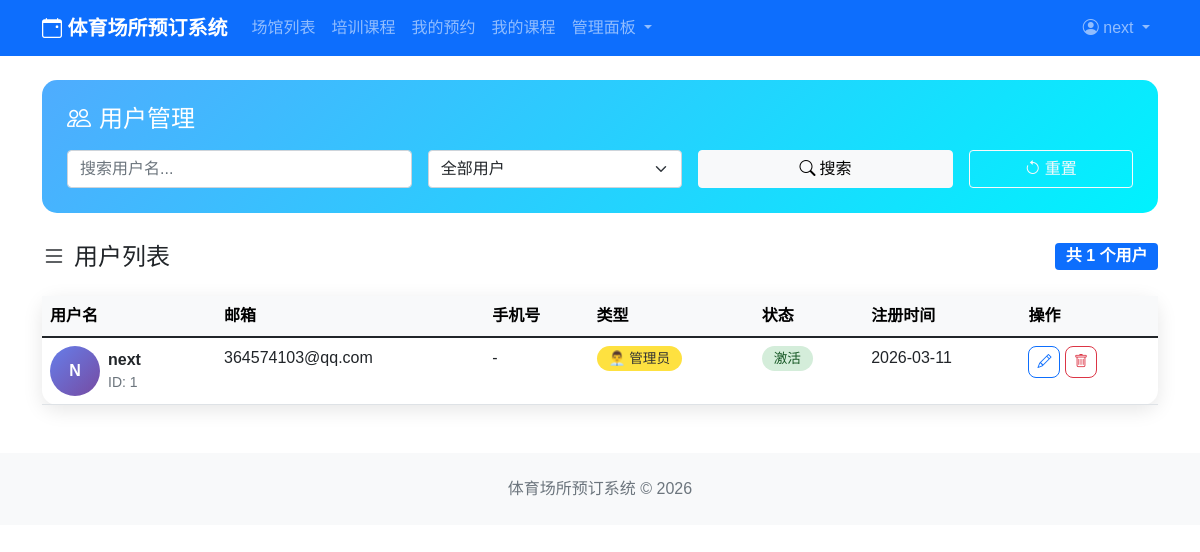
The page /users/list/ (signed in) on the database as committed earlier.
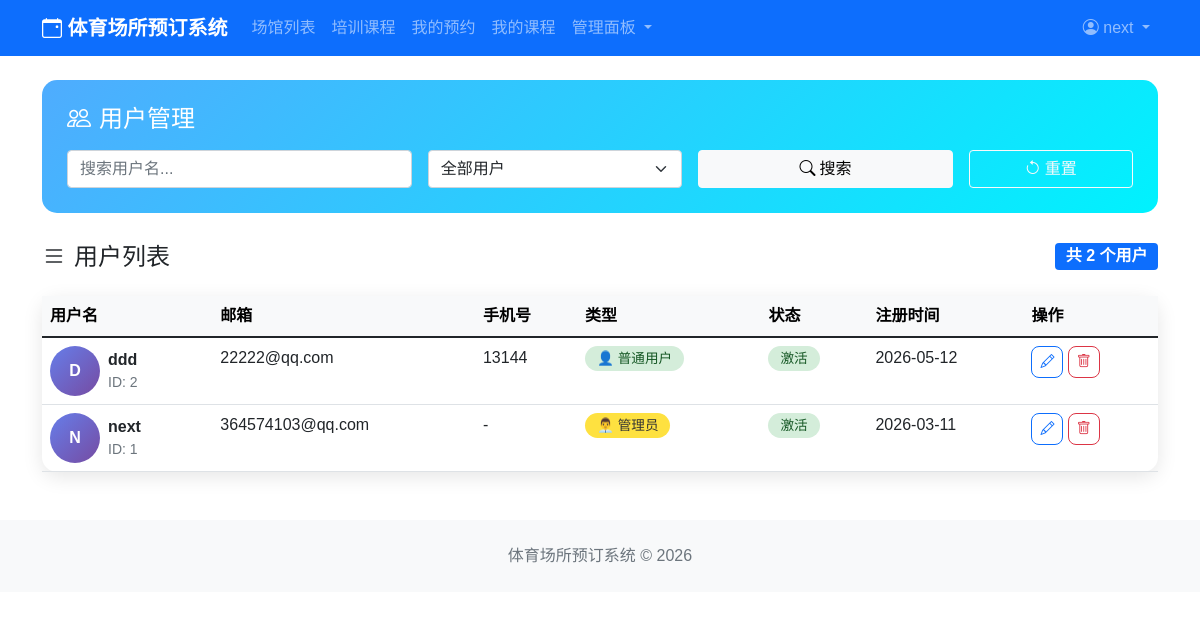
The same page on the database as committed later.
### users/models.py (models this page shows, shortened)
class User(AbstractBaseUser, PermissionsMixin):
    USER_TYPE_CHOICES = (
        ('user', '普通用户'),
        ('coach', '教练'),
        ('admin', '管理员'),
    )
    username = models.CharField(max_length=150, unique=True, verbose_name='用户名')
    email = models.EmailField(blank=True, verbose_name='邮箱')
    user_type = models.CharField(max_length=20, choices=USER_TYPE_CHOICES, default='user')
    phone = models.CharField(max_length=20, blank=True, verbose_name='手机号')
    avatar = models.ImageField(upload_to='avatars/', default='avatars/default.jpg', verbose_name='头像')
    is_active = models.BooleanField(default=True, verbose_name='是否激活')
    is_staff = models.BooleanField(default=False, verbose_name='是否为员工')
    created_at = models.DateTimeField(auto_now_add=True, verbose_name='创建时间')
    updated_at = models.DateTimeField(auto_now=True, verbose_name='更新时间')
    objects = UserManager()
    USERNAME_FIELD = 'username'
    REQUIRED_FIELDS = ['email']
    class Meta:
        db_table = 'users'
        verbose_name = '用户'
        verbose_name_plural = '用户'

### users/views.py (the view)
# urls.py: path('list/', views.user_list, name='user_list'),
@user_passes_test(lambda u: u.is_staff or u.user_type == 'admin')
def user_list(request):
    users = User.objects.all().order_by('-created_at')
    user_type = request.GET.get('user_type')
    search = request.GET.get('search')
    if user_type:
        users = users.filter(user_type=user_type)
    if search:
        users = users.filter(username__icontains=search)
    paginator = Paginator(users, 20)
    page_number = request.GET.get('page')
    page_obj = paginator.get_page(page_number)
    return render(request, 'users/user_list.html', {
        'page_obj': page_obj,
        'user_type': user_type,
        'search': search
    })

### templates/users/user_list.html (shortened to what this page needs)
{% extends 'base.html' %}
{% block content %}
<div class="search-section">
    <h4 class="text-white mb-3"><i class="bi bi-people me-2"></i>用户管理</h4>
    <form method="get" class="row g-3">
        <div class="col-md-4">
            <input type="text" name="search" class="form-control" placeholder="搜索用户名..." value="{{ search|default:'' }}">
        </div>
        <div class="col-md-3">
            <select name="user_type" class="form-select">
                <option value="">全部用户</option>
            </select>
        </div>
        <div class="col-md-3">
            <button type="submit" class="btn btn-light w-100">
                <i class="bi bi-search me-1"></i>搜索
            </button>
        </div>
        <div class="col-md-2">
            <a href="{% url 'users:user_list' %}" class="btn btn-outline-light w-100">
                <i class="bi bi-arrow-counterclockwise me-1"></i>重置
            </a>
        </div>
    </form>
</div>
<div class="row mb-3">
    <div class="col-md-6">
        <h4><i class="bi bi-list me-2"></i>用户列表</h4>
    </div>
    <div class="col-md-6 text-end">
        <span class="badge bg-primary fs-6">共 {{ page_obj.paginator.count }} 个用户</span>
    </div>
</div>
<div class="card user-card">
    <div class="card-body p-0">
        <div class="table-responsive">
            <table class="table table-hover mb-0">
                <thead class="table-light">
                    <tr>
                        <th>用户名</th>
                        <th>邮箱</th>
                        <th>手机号</th>
                        <th>类型</th>
                        <th>状态</th>
                        <th>注册时间</th>
                        <th>操作</th>
                    </tr>
                </thead>
                <tbody>
                    {% for user in page_obj %}
                    <tr>
                        <td>
                            <div class="d-flex align-items-center">
                                <div class="user-avatar me-2">
                                    {{ user.username.0|upper }}
                                </div>
                                <div>
                                    <div class="fw-bold">{{ user.username }}</div>
                                    <div class="small text-muted">ID: {{ user.id }}</div>
                                </div>
                            </div>
                        </td>
                        <td>{{ user.email|default:"-" }}</td>
                        <td>{{ user.phone|default:"-" }}</td>
                        <td>
                            <span class="role-badge {{ user.user_type }}">
                                {% if user.user_type == 'admin' %}👨‍💼 管理员{% elif user.user_type == 'coach' %}👨‍🏫 教练{% else %}👤 普通用户{% endif %}
                            </span>
                        </td>
                        <td>
                            <span class="status-badge {% if user.is_active %}active{% else %}inactive{% endif %}">
                                {% if user.is_active %}激活{% else %}禁用{% endif %}
                            </span>
                        </td>
                        <td>{{ user.created_at|date:"Y-m-d" }}</td>
                        <td>
                            <a href="{% url 'users:user_edit' user.id %}" class="btn btn-sm btn-outline-primary action-btn" title="编辑">
                                <i class="bi bi-pencil"></i>
                            </a>
                            <a href="{% url 'users:user_delete' user.id %}" class="btn btn-sm btn-outline-danger action-btn" title="删除" onclick="return confirm('确定要删除用户 {{ user.username }} 吗？')">
                                <i class="bi bi-trash"></i>
                            </a>
                        </td>
                    </tr>
                    {% endfor %}
                </tbody>
            </table>
        </div>
    </div>
</div>
{% endblock %}

### templates/base.html (shortened to what this page needs)
<!DOCTYPE html>
<html lang="zh-CN">
<head>
    <link href="https://cdn.jsdelivr.net/npm/bootstrap@5.1.3/dist/css/bootstrap.min.css" rel="stylesheet">
    <link rel="stylesheet" href="https://cdn.jsdelivr.net/npm/bootstrap-icons@1.8.1/font/bootstrap-icons.css">
</head>
<body>
    <nav class="navbar navbar-expand-lg navbar-dark bg-primary">
        <div class="container">
            <a class="navbar-brand" href="{% url 'home' %}">
                <i class="bi bi-calendar-event"></i> 体育场所预订系统
            </a>
            <div class="collapse navbar-collapse" id="navbarNav">
                <ul class="navbar-nav me-auto">
                    <li class="nav-item">
                        <a class="nav-link" href="{% url 'venues:venue_list' %}">场馆列表</a>
                    </li>
                    <li class="nav-item">
                        <a class="nav-link" href="{% url 'courses:course_list' %}">培训课程</a>
                    </li>
                    {% if user.is_authenticated %}
                    <li class="nav-item">
                        <a class="nav-link" href="{% url 'bookings:my_bookings' %}">我的预约</a>
                    </li>
                    <li class="nav-item">
                        <a class="nav-link" href="{% url 'courses:my_courses' %}">我的课程</a>
                    </li>
                    {% if user.user_type == 'admin' or user.is_staff %}
                    <li class="nav-item dropdown">
                        <a class="nav-link dropdown-toggle" href="#" role="button" data-bs-toggle="dropdown">
                            管理面板
                        </a>
                    </li>
                    {% endif %}
                    {% endif %}
                </ul>
                <ul class="navbar-nav">
                    {% if user.is_authenticated %}
                    <li class="nav-item dropdown">
                        <a class="nav-link dropdown-toggle" href="#" id="userDropdown" role="button" data-bs-toggle="dropdown">
                            <i class="bi bi-person-circle"></i> {{ user.username }}
                        </a>
                    </li>
                    {% endif %}
                </ul>
            </div>
        </div>
    </nav>
    <main class="container my-4">
        {% block content %}{% endblock %}
    </main>
    <footer class="bg-light py-4 mt-5">
        <div class="container text-center">
            <p class="text-muted mb-0">体育场所预订系统 &copy; 2026</p>
        </div>
    </footer>
</body>
</html>

Rows that differ between the two databases and show on the page:
added User: username.0 "D", username "ddd", id "2", email "22222@qq.com", phone "13144", user_type "👤 普通用户", is_active "激活", created_at "2026-05-12"
Other text that changed with them:
{{ page_obj.paginator.count }}: "1" → "2"
